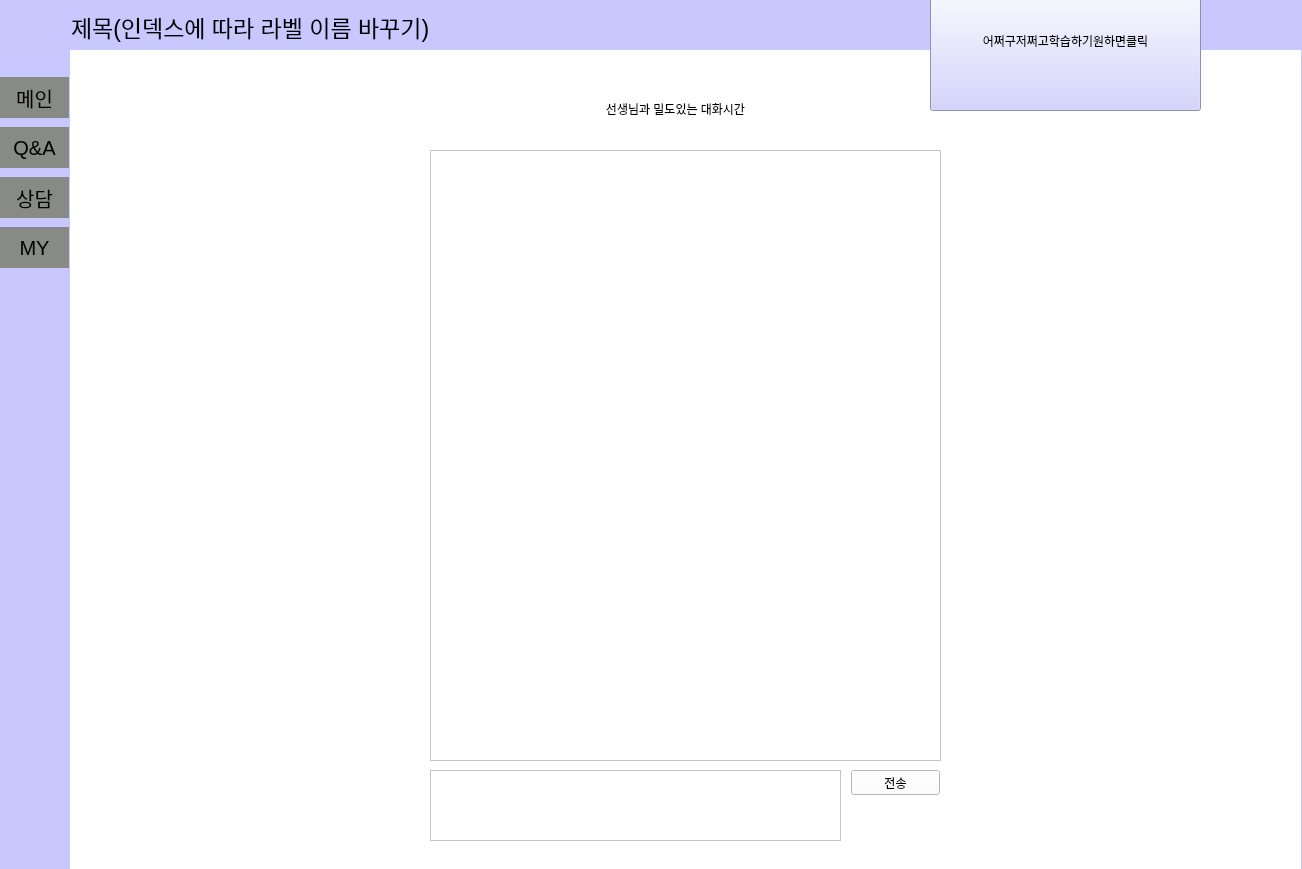
<?xml version="1.0" encoding="UTF-8"?>
<ui version="4.0">
 <class>MainWindow</class>
 <widget class="QMainWindow" name="MainWindow">
  <property name="geometry">
   <rect>
    <x>0</x>
    <y>0</y>
    <width>1302</width>
    <height>869</height>
   </rect>
  </property>
  <property name="windowTitle">
   <string>MainWindow</string>
  </property>
  <property name="styleSheet">
   <string notr="true">background-color: rgb(200, 200, 255);</string>
  </property>
  <widget class="QWidget" name="centralwidget">
   <widget class="QStackedWidget" name="stackedWidget">
    <property name="geometry">
     <rect>
      <x>70</x>
      <y>50</y>
      <width>1231</width>
      <height>821</height>
     </rect>
    </property>
    <property name="font">
     <font>
      <pointsize>10</pointsize>
     </font>
    </property>
    <property name="styleSheet">
     <string notr="true">background-color: rgb(255, 255, 255);</string>
    </property>
    <property name="currentIndex">
     <number>3</number>
    </property>
    <widget class="QWidget" name="page">
     <widget class="QGroupBox" name="groupBox">
      <property name="geometry">
       <rect>
        <x>780</x>
        <y>120</y>
        <width>401</width>
        <height>461</height>
       </rect>
      </property>
      <property name="title">
       <string>로그인창</string>
      </property>
      <widget class="QLineEdit" name="input_id">
       <property name="geometry">
        <rect>
         <x>200</x>
         <y>120</y>
         <width>113</width>
         <height>25</height>
        </rect>
       </property>
       <property name="echoMode">
        <enum>QLineEdit::Normal</enum>
       </property>
       <property name="clearButtonEnabled">
        <bool>false</bool>
       </property>
      </widget>
      <widget class="QLabel" name="label_6">
       <property name="geometry">
        <rect>
         <x>100</x>
         <y>174</y>
         <width>67</width>
         <height>17</height>
        </rect>
       </property>
       <property name="text">
        <string>비밀번호</string>
       </property>
       <property name="alignment">
        <set>Qt::AlignCenter</set>
       </property>
      </widget>
      <widget class="QPushButton" name="login_ok">
       <property name="geometry">
        <rect>
         <x>220</x>
         <y>240</y>
         <width>89</width>
         <height>25</height>
        </rect>
       </property>
       <property name="text">
        <string>확인</string>
       </property>
      </widget>
      <widget class="QLabel" name="label_5">
       <property name="geometry">
        <rect>
         <x>100</x>
         <y>120</y>
         <width>67</width>
         <height>17</height>
        </rect>
       </property>
       <property name="text">
        <string>아이디</string>
       </property>
       <property name="alignment">
        <set>Qt::AlignCenter</set>
       </property>
      </widget>
      <widget class="QLineEdit" name="input_pw">
       <property name="geometry">
        <rect>
         <x>200</x>
         <y>170</y>
         <width>113</width>
         <height>25</height>
        </rect>
       </property>
       <property name="echoMode">
        <enum>QLineEdit::Password</enum>
       </property>
      </widget>
      <widget class="QPushButton" name="btn_join">
       <property name="geometry">
        <rect>
         <x>100</x>
         <y>240</y>
         <width>89</width>
         <height>25</height>
        </rect>
       </property>
       <property name="text">
        <string>회원가입</string>
       </property>
      </widget>
     </widget>
     <widget class="QGroupBox" name="join_widget">
      <property name="geometry">
       <rect>
        <x>160</x>
        <y>90</y>
        <width>451</width>
        <height>501</height>
       </rect>
      </property>
      <property name="title">
       <string>회원가입</string>
      </property>
      <widget class="QLineEdit" name="join_name">
       <property name="geometry">
        <rect>
         <x>220</x>
         <y>130</y>
         <width>113</width>
         <height>25</height>
        </rect>
       </property>
      </widget>
      <widget class="QLineEdit" name="join_id">
       <property name="geometry">
        <rect>
         <x>220</x>
         <y>180</y>
         <width>113</width>
         <height>25</height>
        </rect>
       </property>
      </widget>
      <widget class="QLineEdit" name="join_pw">
       <property name="geometry">
        <rect>
         <x>220</x>
         <y>220</y>
         <width>113</width>
         <height>25</height>
        </rect>
       </property>
       <property name="echoMode">
        <enum>QLineEdit::Password</enum>
       </property>
      </widget>
      <widget class="QLabel" name="label">
       <property name="geometry">
        <rect>
         <x>110</x>
         <y>130</y>
         <width>67</width>
         <height>17</height>
        </rect>
       </property>
       <property name="text">
        <string>성명</string>
       </property>
       <property name="alignment">
        <set>Qt::AlignCenter</set>
       </property>
      </widget>
      <widget class="QLabel" name="label_4">
       <property name="geometry">
        <rect>
         <x>110</x>
         <y>190</y>
         <width>67</width>
         <height>17</height>
        </rect>
       </property>
       <property name="text">
        <string>아이디</string>
       </property>
       <property name="alignment">
        <set>Qt::AlignCenter</set>
       </property>
      </widget>
      <widget class="QLabel" name="label_9">
       <property name="geometry">
        <rect>
         <x>110</x>
         <y>230</y>
         <width>67</width>
         <height>17</height>
        </rect>
       </property>
       <property name="text">
        <string>비밀번호</string>
       </property>
       <property name="alignment">
        <set>Qt::AlignCenter</set>
       </property>
      </widget>
      <widget class="QLineEdit" name="join_pw_re">
       <property name="geometry">
        <rect>
         <x>220</x>
         <y>270</y>
         <width>113</width>
         <height>25</height>
        </rect>
       </property>
       <property name="echoMode">
        <enum>QLineEdit::PasswordEchoOnEdit</enum>
       </property>
      </widget>
      <widget class="QLabel" name="label_10">
       <property name="geometry">
        <rect>
         <x>90</x>
         <y>270</y>
         <width>101</width>
         <height>17</height>
        </rect>
       </property>
       <property name="text">
        <string>비밀번호 확인</string>
       </property>
       <property name="alignment">
        <set>Qt::AlignCenter</set>
       </property>
      </widget>
      <widget class="QPushButton" name="btn_join_ok">
       <property name="geometry">
        <rect>
         <x>240</x>
         <y>350</y>
         <width>89</width>
         <height>25</height>
        </rect>
       </property>
       <property name="text">
        <string>확인</string>
       </property>
      </widget>
     </widget>
    </widget>
    <widget class="QWidget" name="page_2">
     <widget class="QTabWidget" name="tabWidget">
      <property name="geometry">
       <rect>
        <x>0</x>
        <y>0</y>
        <width>1231</width>
        <height>801</height>
       </rect>
      </property>
      <property name="sizePolicy">
       <sizepolicy hsizetype="Expanding" vsizetype="Ignored">
        <horstretch>0</horstretch>
        <verstretch>0</verstretch>
       </sizepolicy>
      </property>
      <property name="font">
       <font>
        <pointsize>17</pointsize>
       </font>
      </property>
      <property name="styleSheet">
       <string notr="true">QTabWidget::pane { /* The tab widget frame */
    border-top: 2px solid #C2C7CB;
    position: absolute;
    top: -0.5em;
}

QTabWidget::tab-bar {
    alignment: center;
}

/* Style the tab using the tab sub-control. Note that
    it reads QTabBar _not_ QTabWidget */
QTabBar::tab {
    background: qlineargradient(x1: 0, y1: 0, x2: 0, y2: 1,
                                stop: 0 #E1E1E1, stop: 0.4 #DDDDDD,
                                stop: 0.5 #D8D8D8, stop: 1.0 #D3D3D3);
    border: 2px solid #C4C4C3;
    border-bottom-color: #C2C7CB; /* same as the pane color */
    border-top-left-radius: 4px;
    border-top-right-radius: 4px;
    min-width: 8ex;
    padding: 2px;
}

QTabBar::tab:selected, QTabBar::tab:hover {
    background: qlineargradient(x1: 0, y1: 0, x2: 0, y2: 1,
                                stop: 0 #fafafa, stop: 0.4 #f4f4f4,
                                stop: 0.5 #e7e7e7, stop: 1.0 #fafafa);
}

QTabBar::tab:selected {
    border-color: #9B9B9B;
    border-bottom-color: #C2C7CB; /* same as pane color */
}</string>
      </property>
      <property name="currentIndex">
       <number>0</number>
      </property>
      <property name="movable">
       <bool>false</bool>
      </property>
      <property name="tabBarAutoHide">
       <bool>false</bool>
      </property>
      <widget class="QWidget" name="tab">
       <attribute name="title">
        <string>학습하기</string>
       </attribute>
      </widget>
      <widget class="QWidget" name="tab_2">
       <attribute name="title">
        <string>QUIZ</string>
       </attribute>
       <widget class="QLabel" name="label_11">
        <property name="geometry">
         <rect>
          <x>70</x>
          <y>140</y>
          <width>401</width>
          <height>181</height>
         </rect>
        </property>
        <property name="text">
         <string>교수자가 문제 내는</string>
        </property>
       </widget>
      </widget>
     </widget>
    </widget>
    <widget class="QWidget" name="page_3">
     <widget class="QLabel" name="label_3">
      <property name="geometry">
       <rect>
        <x>320</x>
        <y>30</y>
        <width>321</width>
        <height>251</height>
       </rect>
      </property>
      <property name="text">
       <string>마이페이지</string>
      </property>
     </widget>
     <widget class="QLabel" name="label_8">
      <property name="geometry">
       <rect>
        <x>60</x>
        <y>50</y>
        <width>131</width>
        <height>181</height>
       </rect>
      </property>
      <property name="frameShape">
       <enum>QFrame::Box</enum>
      </property>
      <property name="text">
       <string>사진</string>
      </property>
     </widget>
    </widget>
    <widget class="QWidget" name="page_4">
     <widget class="QTextBrowser" name="textBrowser">
      <property name="geometry">
       <rect>
        <x>360</x>
        <y>100</y>
        <width>511</width>
        <height>611</height>
       </rect>
      </property>
     </widget>
     <widget class="QTextEdit" name="textEdit">
      <property name="geometry">
       <rect>
        <x>360</x>
        <y>720</y>
        <width>411</width>
        <height>71</height>
       </rect>
      </property>
     </widget>
     <widget class="QPushButton" name="pushButton">
      <property name="geometry">
       <rect>
        <x>781</x>
        <y>720</y>
        <width>89</width>
        <height>25</height>
       </rect>
      </property>
      <property name="text">
       <string>전송</string>
      </property>
     </widget>
     <widget class="QLabel" name="label_2">
      <property name="geometry">
       <rect>
        <x>450</x>
        <y>50</y>
        <width>311</width>
        <height>17</height>
       </rect>
      </property>
      <property name="text">
       <string>선생님과 밀도있는 대화시간</string>
      </property>
      <property name="alignment">
       <set>Qt::AlignCenter</set>
      </property>
     </widget>
    </widget>
    <widget class="QWidget" name="page_5">
     <widget class="QLabel" name="label_7">
      <property name="geometry">
       <rect>
        <x>80</x>
        <y>40</y>
        <width>381</width>
        <height>17</height>
       </rect>
      </property>
      <property name="text">
       <string>여기는 큐앤에이/ 게시판 어떻게 만들지?</string>
      </property>
     </widget>
     <widget class="QTableWidget" name="tableWidget_2">
      <property name="geometry">
       <rect>
        <x>570</x>
        <y>330</y>
        <width>256</width>
        <height>192</height>
       </rect>
      </property>
     </widget>
     <widget class="QScrollArea" name="scrollArea">
      <property name="geometry">
       <rect>
        <x>80</x>
        <y>120</y>
        <width>411</width>
        <height>461</height>
       </rect>
      </property>
      <property name="widgetResizable">
       <bool>true</bool>
      </property>
      <widget class="QWidget" name="scrollAreaWidgetContents">
       <property name="geometry">
        <rect>
         <x>0</x>
         <y>0</y>
         <width>409</width>
         <height>459</height>
        </rect>
       </property>
      </widget>
     </widget>
     <widget class="QComboBox" name="comboBox">
      <property name="geometry">
       <rect>
        <x>670</x>
        <y>200</y>
        <width>86</width>
        <height>25</height>
       </rect>
      </property>
     </widget>
     <widget class="QDateEdit" name="dateEdit">
      <property name="geometry">
       <rect>
        <x>480</x>
        <y>50</y>
        <width>110</width>
        <height>26</height>
       </rect>
      </property>
     </widget>
    </widget>
   </widget>
   <widget class="QLabel" name="main_text">
    <property name="geometry">
     <rect>
      <x>71</x>
      <y>6</y>
      <width>371</width>
      <height>41</height>
     </rect>
    </property>
    <property name="font">
     <font>
      <pointsize>17</pointsize>
     </font>
    </property>
    <property name="text">
     <string>제목(인덱스에 따라 라벨 이름 바꾸기)</string>
    </property>
   </widget>
   <widget class="QPushButton" name="btn_counsel">
    <property name="enabled">
     <bool>true</bool>
    </property>
    <property name="geometry">
     <rect>
      <x>0</x>
      <y>177</y>
      <width>69</width>
      <height>41</height>
     </rect>
    </property>
    <property name="font">
     <font>
      <pointsize>15</pointsize>
     </font>
    </property>
    <property name="styleSheet">
     <string notr="true">QPushButton{
background-color: rgb(136, 138, 133);
border-style: solid;
}
QPushButton:hover{
background-color: rgb(180, 180, 255);
border-style: solid;}

QPushButton:pressed{
background-color: rgb(180, 180, 255);
border-style: solid;}</string>
    </property>
    <property name="text">
     <string>상담</string>
    </property>
   </widget>
   <widget class="QPushButton" name="btn_qna">
    <property name="enabled">
     <bool>true</bool>
    </property>
    <property name="geometry">
     <rect>
      <x>0</x>
      <y>127</y>
      <width>69</width>
      <height>41</height>
     </rect>
    </property>
    <property name="font">
     <font>
      <pointsize>15</pointsize>
     </font>
    </property>
    <property name="styleSheet">
     <string notr="true">QPushButton{
background-color: rgb(136, 138, 133);
border-style: solid;
}
QPushButton:hover{
background-color: rgb(180, 180, 255);
border-style: solid;}

QPushButton:pressed{
background-color: rgb(180, 180, 255);
border-style: solid;}
</string>
    </property>
    <property name="text">
     <string>Q&amp;&amp;A</string>
    </property>
   </widget>
   <widget class="QPushButton" name="btn_info">
    <property name="enabled">
     <bool>true</bool>
    </property>
    <property name="geometry">
     <rect>
      <x>0</x>
      <y>227</y>
      <width>69</width>
      <height>41</height>
     </rect>
    </property>
    <property name="font">
     <font>
      <pointsize>15</pointsize>
     </font>
    </property>
    <property name="styleSheet">
     <string notr="true">QPushButton{
background-color: rgb(136, 138, 133);
border-style: solid;
}
QPushButton:hover{
background-color: rgb(180, 180, 255);
border-style: solid;}

QPushButton:pressed{
background-color: rgb(180, 180, 255);
border-style: solid;}</string>
    </property>
    <property name="text">
     <string>MY</string>
    </property>
   </widget>
   <widget class="QPushButton" name="btn_main">
    <property name="enabled">
     <bool>true</bool>
    </property>
    <property name="geometry">
     <rect>
      <x>0</x>
      <y>77</y>
      <width>69</width>
      <height>41</height>
     </rect>
    </property>
    <property name="font">
     <font>
      <pointsize>15</pointsize>
     </font>
    </property>
    <property name="styleSheet">
     <string notr="true">QPushButton{
background-color: rgb(136, 138, 133);
border-style: solid;
}
QPushButton:hover{
background-color: rgb(180, 180, 255);
border-style: solid;}

QPushButton:pressed{
background-color: rgb(180, 180, 255);
border-style: solid;}</string>
    </property>
    <property name="text">
     <string>메인</string>
    </property>
   </widget>
   <widget class="QPushButton" name="btn_edustart">
    <property name="geometry">
     <rect>
      <x>930</x>
      <y>-30</y>
      <width>271</width>
      <height>141</height>
     </rect>
    </property>
    <property name="text">
     <string>어쩌구저쩌고학습하기원하면클릭</string>
    </property>
   </widget>
  </widget>
 </widget>
 <resources/>
 <connections/>
</ui>
